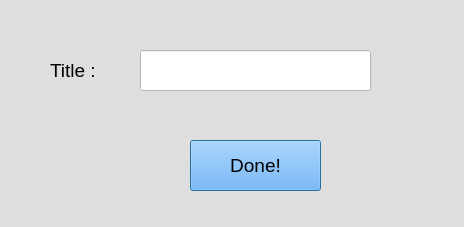
<?xml version="1.0" encoding="UTF-8"?>
<ui version="4.0">
 <class>tasksettingedit</class>
 <widget class="QDialog" name="tasksettingedit">
  <property name="geometry">
   <rect>
    <x>0</x>
    <y>0</y>
    <width>464</width>
    <height>227</height>
   </rect>
  </property>
  <property name="windowTitle">
   <string>Dialog</string>
  </property>
  <property name="styleSheet">
   <string notr="true">background-color: rgb(222, 222, 222);
color: rgb(0, 0, 0);</string>
  </property>
  <widget class="QPushButton" name="pushButton">
   <property name="geometry">
    <rect>
     <x>190</x>
     <y>140</y>
     <width>131</width>
     <height>51</height>
    </rect>
   </property>
   <property name="font">
    <font>
     <pointsize>14</pointsize>
    </font>
   </property>
   <property name="cursor">
    <cursorShape>PointingHandCursor</cursorShape>
   </property>
   <property name="styleSheet">
    <string notr="true">background-color: rgb(85, 170, 255);</string>
   </property>
   <property name="text">
    <string>Done!</string>
   </property>
  </widget>
  <widget class="QLineEdit" name="lineEdit">
   <property name="geometry">
    <rect>
     <x>140</x>
     <y>50</y>
     <width>231</width>
     <height>41</height>
    </rect>
   </property>
   <property name="font">
    <font>
     <pointsize>12</pointsize>
    </font>
   </property>
   <property name="styleSheet">
    <string notr="true">background-color: rgb(255, 255, 255);</string>
   </property>
  </widget>
  <widget class="QLabel" name="label_2">
   <property name="geometry">
    <rect>
     <x>136</x>
     <y>100</y>
     <width>231</width>
     <height>20</height>
    </rect>
   </property>
   <property name="font">
    <font>
     <pointsize>12</pointsize>
    </font>
   </property>
   <property name="styleSheet">
    <string notr="true">color: rgb(255, 0, 0);</string>
   </property>
   <property name="text">
    <string/>
   </property>
  </widget>
  <widget class="QLabel" name="label">
   <property name="geometry">
    <rect>
     <x>50</x>
     <y>50</y>
     <width>81</width>
     <height>41</height>
    </rect>
   </property>
   <property name="font">
    <font>
     <pointsize>14</pointsize>
    </font>
   </property>
   <property name="text">
    <string>Title :</string>
   </property>
  </widget>
 </widget>
 <resources/>
 <connections/>
</ui>
